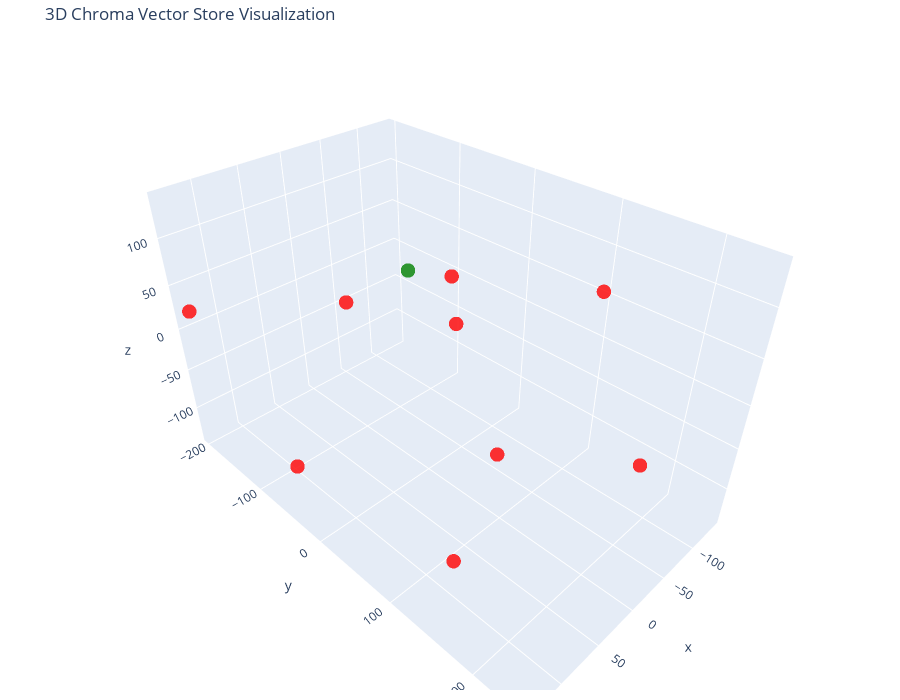

This figure's notebook cell:
### Code cell
tsne = TSNE(n_components=3, random_state=42,perplexity=5)
reduced_vectors = tsne.fit_transform(vectors)

# Create the 3D scatter plot
fig = go.Figure(data=[go.Scatter3d(
    x=reduced_vectors[:, 0],
    y=reduced_vectors[:, 1],
    z=reduced_vectors[:, 2],
    mode='markers',
    marker=dict(size=5, color=colors, opacity=0.8),
    text=[f"Type: {t}<br>Text: {d[:100]}..." for t, d in zip(doc_types, documents)],
    hoverinfo='text'
)])

fig.update_layout(
    title='3D Chroma Vector Store Visualization',
    scene=dict(xaxis_title='x', yaxis_title='y', zaxis_title='z'),
    width=900,
    height=700,
    margin=dict(r=20, b=10, l=10, t=40)
)

fig.show()

### Figure 1 — Plotly figure (JSON) as saved in the notebook; plotly's stock layout.template omitted (floating-point values rounded to 4 significant figures)
{"data": [{"hoverinfo": "text", "marker": {"color": ["red", "red", "red", "red", "red", "red", "red", "green", "red", "red"], "opacity": 0.8, "size": 5}, "mode": "markers", "text": ["Type: profile<br>Text: Additionally, I ensure compliance with regulatory standards set by Wells Fargo, in alignment with gu...", "Type: profile<br>Text: ### 🧠 Word Embedding Explainability Research\n\n- Collaborated with the Bank’s Chief Model Risk Office...", "Type: profile<br>Text: - Collaborating with a team overseeing an inventory of ∼300 models focused on Fraud Detection, prima...", "Type: profile<br>Text: # Sameer Raju Khadatkar\n\n**Quant AI/ML @ Wells Fargo | M.Tech. (CDS) @ IISc, Bangalore | B.Tech. (Me...", "Type: profile<br>Text: **Python Libraries & Tools:**  \nNumpy, Pandas, Scikit-Learn, PyTorch, TensorFlow (Keras), PySpark, M...", "Type: profile<br>Text: ---\n\n## Certifications\n\n- Advanced Data Science with IBM (Coursera)\n- HYPERMESH (SHELL MESH AND SOLI...", "Type: profile<br>Text: ---\n\n## Academic, Independent and Other Projects\n\n- **LLM-Powered Multimodal Airline Chatbot**: Buil...", "Type: personal<br>Text: # Sameer Khadatkar\n\nHi, I am **Sameer Khadatkar**, born and brought up in **Nagpur**.\n\nI completed m...", "Type: profile<br>Text: ---\n\n## Highlighted Projects at Wells Fargo\n\n### ✅ Check Authorization Model | Validation\n\n- Validat...", "Type: profile<br>Text: ---\n\n## Professional Experience\n\n### Wells Fargo International Solutions Private Ltd  \n**Quantitativ..."], "type": "scatter3d", "x": [-51.28, 135.2, -120.2, 49.23, 10.65, 113.8, 101.5, -137.6, 50.22, -72.29], "y": [49.97, -195.7, 109.1, -54.97, 241.9, 147.8, -93.4, -176.8, 81.4, -31.98], "z": [-126.4, 23.14, 65.56, 56.52, 22.9, -76.64, -137.2, -28.48, 137.0, -10.74]}], "layout": {"height": 700, "margin": {"b": 10, "l": 10, "r": 20, "t": 40}, "scene": {"xaxis": {"title": {"text": "x"}}, "yaxis": {"title": {"text": "y"}}, "zaxis": {"title": {"text": "z"}}}, "title": {"text": "3D Chroma Vector Store Visualization"}, "width": 900}}
